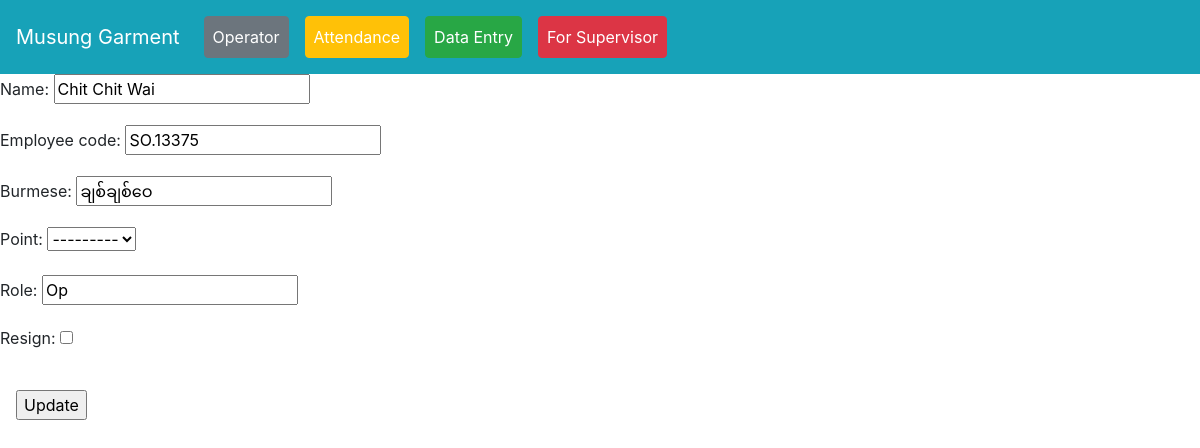
The app's page /operatorupdate/23/, older data.
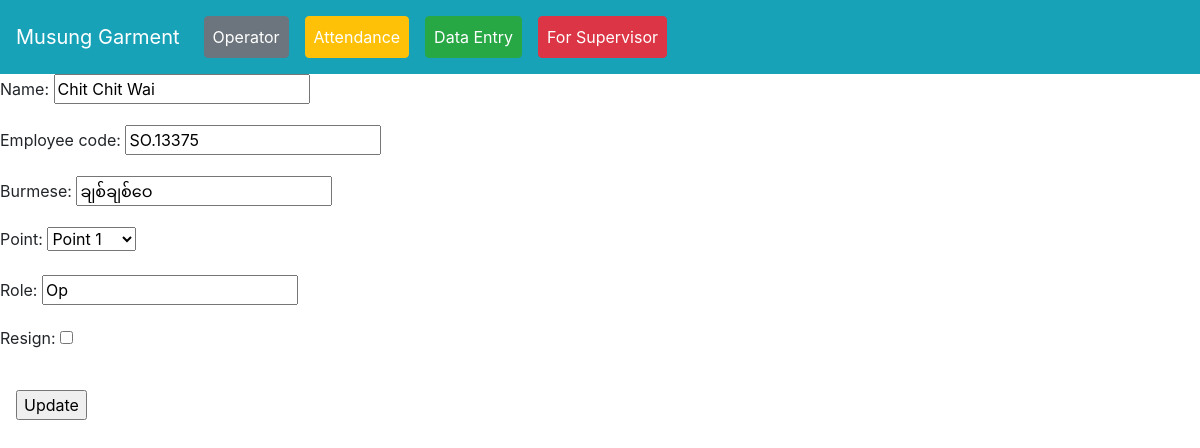
The same page, newer data.
### myapp/models.py (models this page shows, shortened)
class operator(models.Model):
    name = models.CharField(max_length=255)
    line = models.ForeignKey(line, on_delete=models.CASCADE)
    point = models.ForeignKey(point, on_delete=models.CASCADE, blank=True, null=True)
    employee_code = models.CharField(max_length=255, blank=True, null=True)
    burmese = models.CharField(max_length=255, blank=True, null=True)
    role = models.CharField(max_length=255, blank=True, null=True)
    daily_target = models.PositiveIntegerField(default=0)
    resign = models.BooleanField(default=False)
    status = models.BooleanField(default=False)

### myapp/views.py (the view)
# urls.py: path('operatorupdate/<int:id>/', views.operatorupdate, name='operatorupdate'),
def operatorupdate(request,id):
    context ={}
    obj = get_object_or_404(operator, id = id)
    form = operatorform(request.POST or None, instance = obj)
    if form.is_valid():
        form.save()
        return redirect('myapp:operatorlist')
    context["form"] = form
    return render(request, "operatorupdate.html", context)

### myapp/forms.py
class operatorform(forms.ModelForm):
    class Meta:
        model = operator
        fields = ['name', 'employee_code','burmese', 'point','role','resign']

### myapp/models.py (called while the page is built)
    def __str__(self):
        return self.point_name

### templates/operatorupdate.html (shortened to what this page needs)
{% extends 'base.html' %}
{% block content %}
<form method="POST">
    {{ form.as_p }}
    <input type="submit" value="Update" class="m-3">
</form>
{% endblock content %}

Row changes from the older to the newer data that the page shows:
changed operator "Chit Chit Wai": point "---------" → "Point 1"
